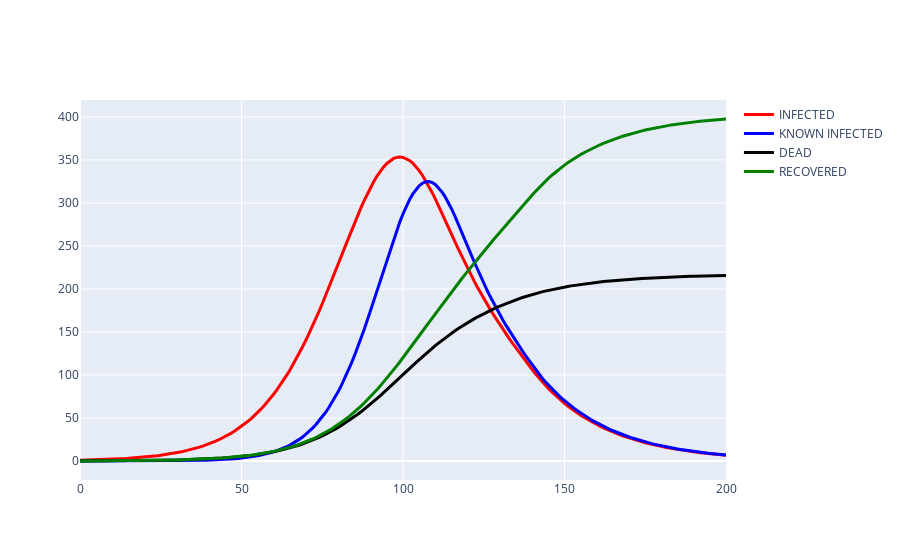

Notebook code cell kept with this figure:
### Code cell
# Plot line graph
sim.plot()

### Figure 1 — Plotly figure (JSON) as saved in the notebook; plotly's stock layout.template omitted (floating-point values rounded to 4 significant figures; data arrays with more than 128 entries replaced by an {"elided": "..."} marker saying what was removed)
{"data": [{"line": {"color": "red", "width": 3}, "mode": "lines", "name": "INFECTED", "type": "scatter", "x": {"elided": "201 int values"}, "y": {"elided": "201 float values"}}, {"line": {"color": "blue", "width": 3}, "mode": "lines", "name": "KNOWN INFECTED", "type": "scatter", "x": {"elided": "201 int values"}, "y": {"elided": "201 float values"}}, {"line": {"color": "black", "width": 3}, "mode": "lines", "name": "DEAD", "type": "scatter", "x": {"elided": "201 int values"}, "y": {"elided": "201 float values"}}, {"line": {"color": "green", "width": 3}, "mode": "lines", "name": "RECOVERED", "type": "scatter", "x": {"elided": "201 int values"}, "y": {"elided": "201 float values"}}], "layout": {}}
